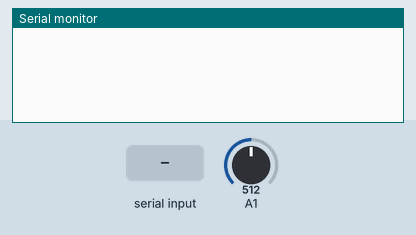
Simulated run of this sketch. Board: ATtiny85, built with avr-gcc and run on an emulated ATtiny85. Parts: the last lines printed to the serial monitor. Inputs (shaded band) come from the test bench; at power-on: A1 = 512.

Above: at 3.8 s.
3.9 s: "a" received over Serial
At 4.55 s:
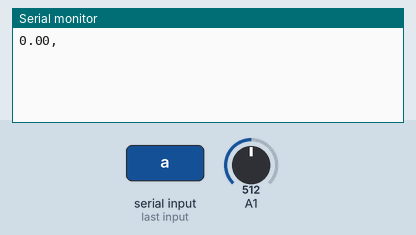
At 5.8 s:
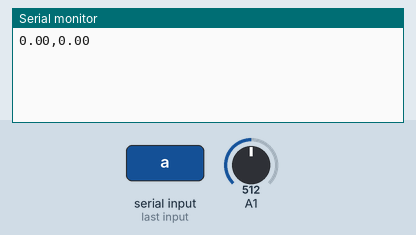

Measured:
- after the input at 3.9 s, the serial monitor: prints a new line after 0.43 s (image 1)

The sketch:

Codigo_Arduino_Medidor_de_energia.ino
```cpp
#include <SPI.h>
#include <stdio.h>
#include <string.h>
#include <inttypes.h>


#include "Arduino.h"
#ifndef LE_TENSAO_CALIBRATION_CONST
#define LE_TENSAO_CALIBRATION_CONST 1126400L
#endif
#if defined(__arm__)
#define ADC_BITS    12
#else
#define ADC_BITS    10
#endif
#define ADC_COUNTS  (1<<ADC_BITS)


class Dados
{
  public:

    void gettensao(unsigned int _inPinV, double _VCAL, double _PHASECAL);
    void getcorrente(unsigned int _inPinI, double _ICAL);

    void settensaoTX(double _VCAL, double _PHASECAL);
    void setcorrenteTX(unsigned int _channel, double _ICAL);

    void calculo_Potencia(unsigned int crossings, unsigned int timeout);
    double calc_corrente_rms(unsigned int NUMBER_OF_SAMPLES);

    long le_tensao();
    //Useful value variables
    double realPower,
           apparentPower,
           powerFactor,
           Vrms,
           Irms;

  private:

    //Ajuste os pinos de entrada da corrente Tensao e corrente
    unsigned int inPinV;
    unsigned int inPinI;
    //Coeficientes de calibração
    //Estes precisam ser definidos para obter resultados precisos
    double VCAL;
    double ICAL;
    double PHASECAL;

    //--------------------------------------------------------------------------------------
    // Declaração de variáveis para o procedimento emon_calc
    //--------------------------------------------------------------------------------------
    int sampleV;                        //sample_ detém o valor de leitura analógico bruto
    int sampleI;

    double lastFilteredV, filteredV;         //Filtered_ é o valor analógico bruto menos o deslocamento DC
    double filteredI;
    double offsetV;                          //Saída de filtro de baixa passagem
    double offsetI;                          //Saída de filtro de baixa passagem

    double phaseShiftedV;                             //Segura a tensao de fase de calibração.

    double sqV, sumV, sqI, sumI, instP, sumP;         //sq = squared, sum = Soma, inst = instantâneo

    int startV;                                       //Tensao instantânea no início da janela de amostra.

    boolean lastVCross, checkVCross;                  //Usado para medir o número de vezes que o limite é cruzado.


};

void Dados::gettensao(unsigned int _inPinV, double _VCAL, double _PHASECAL)
{
  inPinV = _inPinV;
  VCAL = _VCAL;
  PHASECAL = _PHASECAL;
  offsetV = ADC_COUNTS >> 1;
}

void Dados::getcorrente(unsigned int _inPinI, double _ICAL)
{
  inPinI = _inPinI;
  ICAL = _ICAL;
  offsetI = ADC_COUNTS >> 1;
}

//--------------------------------------------------------------------------------------
//Define os pinos a serem usados para sensores de tensão e corrente com base no mapa do pino emontx
//--------------------------------------------------------------------------------------
void Dados::settensaoTX(double _VCAL, double _PHASECAL)
{
  inPinV = 2;
  VCAL = _VCAL;
  PHASECAL = _PHASECAL;
  offsetV = ADC_COUNTS >> 1;
}

void Dados::setcorrenteTX(unsigned int _channel, double _ICAL)
{
  if (_channel == 1) inPinI = 3;
  if (_channel == 2) inPinI = 0;
  if (_channel == 3) inPinI = 1;
  ICAL = _ICAL;
  offsetI = ADC_COUNTS >> 1;
}

//--------------------------------------------------------------------------------------
// procedimento emon_calc
// Calcula realPower, apparentPower, powerFactor, Vrms, Irms, incremento de kWh
// De uma janela de amostra da rede AC tensao e corrente.
// O tamanho da janela Sample é definido pelo número de meias-ondas ou cruzamentos que escolhemos medir.
//--------------------------------------------------------------------------------------
void Dados::calculo_Potencia(unsigned int crossings, unsigned int timeout)
{
#if defined emonTxV3
  int SupplyTensao = 3300;
#else
  int SupplyTensao = le_tensao();
#endif

  unsigned int crossCount = 0;                             //Usado para medir o número de vezes que o limite é ultrapassado.
  unsigned int numberOfSamples = 0;                        //Isso agora é incrementado

  //-------------------------------------------------------------------------------------------------------------------------
  //1) Espera que a forma de onda esteja próxima da parte 'zero' (mid-scale adc) na curva sen.
  //-------------------------------------------------------------------------------------------------------------------------
  boolean st = false;                                //um indicador para sair do loop while

  unsigned long start = millis();    // millis () - start garante que não fique preso no loop se houver um erro.

  while (st == false)                                //o loop while...
  {
    startV = analogRead(inPinV);                    //usando a forma de onda tensao
    if ((startV < (ADC_COUNTS * 0.55)) && (startV > (ADC_COUNTS * 0.45))) st = true; //verificando se está dentro do alcance
    if ((millis() - start) > timeout) st = true;
  }

  //-------------------------------------------------------------------------------------------------------------------------
  // 2) loop de medição principal
  //-------------------------------------------------------------------------------------------------------------------------
  start = millis();

  while ((crossCount < crossings) && ((millis() - start) < timeout))
  {
    numberOfSamples++;                       //Contar o número de vezes em loop.
    lastFilteredV = filteredV;               //Usado para compensação de atraso / fase

    //-----------------------------------------------------------------------------
    // A) Ler em amostras brutas de tensao e corrente
    //-----------------------------------------------------------------------------
    sampleV = analogRead(inPinV);                 //Leia no sinal de tensao bruta
    sampleI = analogRead(inPinI);                 //Leia em sinal de corrente bruta

    //-----------------------------------------------------------------------------
    // B) Aplicando filtros de passa baixa digital para extrair o deslocamento de 2,5 V ou 1,65 V dc,
    // zerando a contagem
    //-----------------------------------------------------------------------------
    offsetV = offsetV + ((sampleV - offsetV) / 1024);
    filteredV = sampleV - offsetV;
    offsetI = offsetI + ((sampleI - offsetI) / 1024);
    filteredI = sampleI - offsetI;

    //-----------------------------------------------------------------------------
    // C) Método da raiz quadrada média
    //-----------------------------------------------------------------------------
    sqV = filteredV * filteredV;                //1) valores quadrados da tensao
    sumV += sqV;                                //2) soma

    //-----------------------------------------------------------------------------
    // D) Root-mean-square method corrente
    //-----------------------------------------------------------------------------
    sqI = filteredI * filteredI;                //1)valores da corrente quadrada
    sumI += sqI;                                //2) soma

    //-----------------------------------------------------------------------------
    // E)Calibração de fase
    //-----------------------------------------------------------------------------
    phaseShiftedV = lastFilteredV + PHASECAL * (filteredV - lastFilteredV);

    //-----------------------------------------------------------------------------
    // F) Instantaneous power calc
    //-----------------------------------------------------------------------------
    instP = phaseShiftedV * filteredI;          //Potência Instantânea
    sumP += instP;                              //Soma

    //-----------------------------------------------------------------------------
   // G) Encontre o número de vezes que a tensao cruzou a tensao inicial
   // a cada 2 cruzamentos teremos amostrados 1 comprimento de onda
    // assim este metodo nos permite amostar um numero inteiro de meio comprimento de onda que aumenta a precisao
    //-----------------------------------------------------------------------------
    lastVCross = checkVCross;
    if (sampleV > startV) checkVCross = true;
    else checkVCross = false;
    if (numberOfSamples == 1) lastVCross = checkVCross;

    if (lastVCross != checkVCross) crossCount++;
  }

  //-------------------------------------------------------------------------------------------------------------------------
  // 3) Cálculos pós-laços
  //-------------------------------------------------------------------------------------------------------------------------
  // Cálculo da raiz da média da tensao e da corrente quadrada (rms)
  // Coeficientes de calibracao aplicados

  double V_RATIO = VCAL * ((SupplyTensao / 1000.0) / (ADC_COUNTS));
  Vrms = V_RATIO * sqrt(sumV / numberOfSamples);

  double I_RATIO = ICAL * ((SupplyTensao / 1000.0) / (ADC_COUNTS));
  Irms = I_RATIO * sqrt(sumI / numberOfSamples);

  //Valores de potência de cálculo
  realPower = V_RATIO * I_RATIO * sumP / numberOfSamples;
  apparentPower = Vrms * Irms;
  powerFactor = realPower / apparentPower;

  //Redefinir acumuladores
  sumV = 0;
  sumI = 0;
  sumP = 0;
  //--------------------------------------------------------------------------------------
}

//--------------------------------------------------------------------------------------
double Dados::calc_corrente_rms(unsigned int Number_of_Samples)
{

#if defined emonTxV3
  int SupplyTensao = 3300;
#else
  int SupplyTensao = le_tensao();
#endif


  for (unsigned int n = 0; n < Number_of_Samples; n++)
  {
    sampleI = analogRead(inPinI);

    // Filtro passa baixa digital extrai o offset de 2,5 V ou 1,65 V dc,
    // então subtraia isso - o sinal está agora centrado em 0 contagens.
    offsetI = (offsetI + (sampleI - offsetI) / 1024);
    filteredI = sampleI - offsetI;

    // Corrente do método da raiz quadrada média
    // 1) valores da corrente quadrada
    sqI = filteredI * filteredI;
    // 2) sum
    sumI += sqI;
  }

  double I_RATIO = ICAL * ((SupplyTensao / 1000.0) / (ADC_COUNTS));
  Irms = I_RATIO * sqrt(sumI / Number_of_Samples);

  //Redefinir acumuladores
  sumI = 0;
  //--------------------------------------------------------------------------------------

  return Irms;
}
long Dados::le_tensao() {
  long result;

  //not used on emonTx V3 - as Vcc is always 3.3V - eliminates bandgap error and need for calibration http://harizanov.com/2013/09/thoughts-on-avr-adc-accuracy/

#if defined(__AVR_ATmega168__) || defined(__AVR_ATmega328__) || defined (__AVR_ATmega328P__)
  ADMUX = _BV(REFS0) | _BV(MUX3) | _BV(MUX2) | _BV(MUX1);
#elif defined(__AVR_ATmega644__) || defined(__AVR_ATmega644P__) || defined(__AVR_ATmega1284__) || defined(__AVR_ATmega1284P__)
  ADMUX = _BV(REFS0) | _BV(MUX4) | _BV(MUX3) | _BV(MUX2) | _BV(MUX1);
#elif defined(__AVR_ATmega32U4__) || defined(__AVR_ATmega1280__) || defined(__AVR_ATmega2560__) || defined(__AVR_AT90USB1286__)
  ADMUX = _BV(REFS0) | _BV(MUX4) | _BV(MUX3) | _BV(MUX2) | _BV(MUX1);
  ADCSRB &= ~_BV(MUX5);   // Without this the function always returns -1 on the ATmega2560 http://openDados.org/emon/node/2253#comment-11432
#elif defined (__AVR_ATtiny24__) || defined(__AVR_ATtiny44__) || defined(__AVR_ATtiny84__)
  ADMUX = _BV(MUX5) | _BV(MUX0);
#elif defined (__AVR_ATtiny25__) || defined(__AVR_ATtiny45__) || defined(__AVR_ATtiny85__)
  ADMUX = _BV(MUX3) | _BV(MUX2);

#endif


#if defined(__AVR__)
  delay(2);                                        // Aguarde a Vref resolver
  ADCSRA |= _BV(ADSC);                             // Converte
  while (bit_is_set(ADCSRA, ADSC));
  result = ADCL;
  result |= ADCH << 8;
  result = LE_TENSAO_CALIBRATION_CONST / result;  //1100mV * 1024 ADC passos http://openDados.org/emon/node/1186
  return result;
#elif defined(__arm__)
  return (3300);                                  //Arduino Due
#else
  return (3300);                                  //Acho que outras arquiteturas não suportadas estarão executando um 3.3V!
#endif
}

Dados emon1;

//Pino do sensor SCT
int pino_sct = 1;
void setup()
{
  Serial.begin(9600);
  //Pino, calibracao - Cur Const= Ratio/BurdenR. 1800/62 = 29.
  emon1.getcorrente(pino_sct, 29);
  emon1.gettensao(2, 234.26, 1.7);
}

void loop()
{
   delay(1000);
  char x = Serial.read();
  if(x=='a'){
    Serial.print(emon1.calc_corrente_rms(1480));
    Serial.print(",");
    Serial.println(emon1.calc_corrente_rms(1480));
  }
}
```
